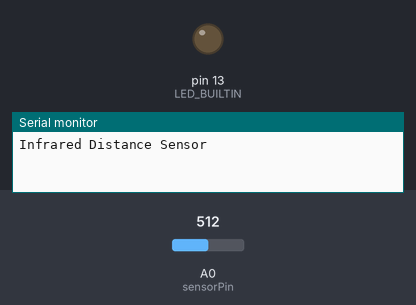
The sketch below on a simulated Arduino Uno, built with avr-gcc and run on an emulated ATmega328P. Parts: output pins drawn as LEDs (lit = HIGH), the last lines printed to the serial monitor. Inputs (shaded band) come from the test bench; at power-on: A0 (sensorPin) = 512.

Above: at 0.1 s.
At 1.2 s:
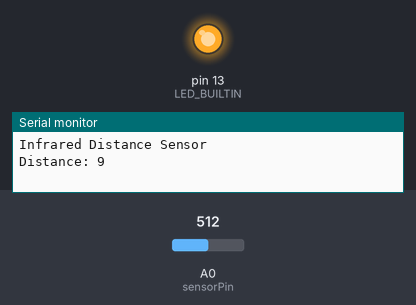
Timing chart, 0 to 2.7 s (numbered marks = the images above):
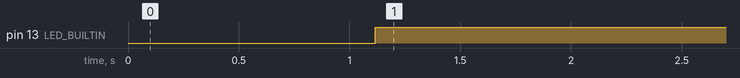

Measured:
- by itself, pin 13 (LED_BUILTIN): LOW → HIGH at 1.1 s

The sketch:

IR_Sensor.ino
```cpp
const int sensorPin = A0;
int val, distance, sum;

void setup() {
    pinMode(LED_BUILTIN, OUTPUT);
    Serial.begin(9600);
    Serial.println("Infrared Distance Sensor");
    delay(1000);
}

void loop() {
    sum = 0;
    for (int i=0; i<=10; i++) {
        val = analogRead(sensorPin);
        distance = 12343.85 * pow(val, -1.15);  // distance in cm; for accurate sensor measurements, calibration is required
        sum += distance;
        delay(10);
    }
    distance = sum / 10;
    Serial.print("Distance: ");
    Serial.println(distance);
    digitalWrite(LED_BUILTIN, (distance <= 15 ? HIGH : LOW));
}
```
